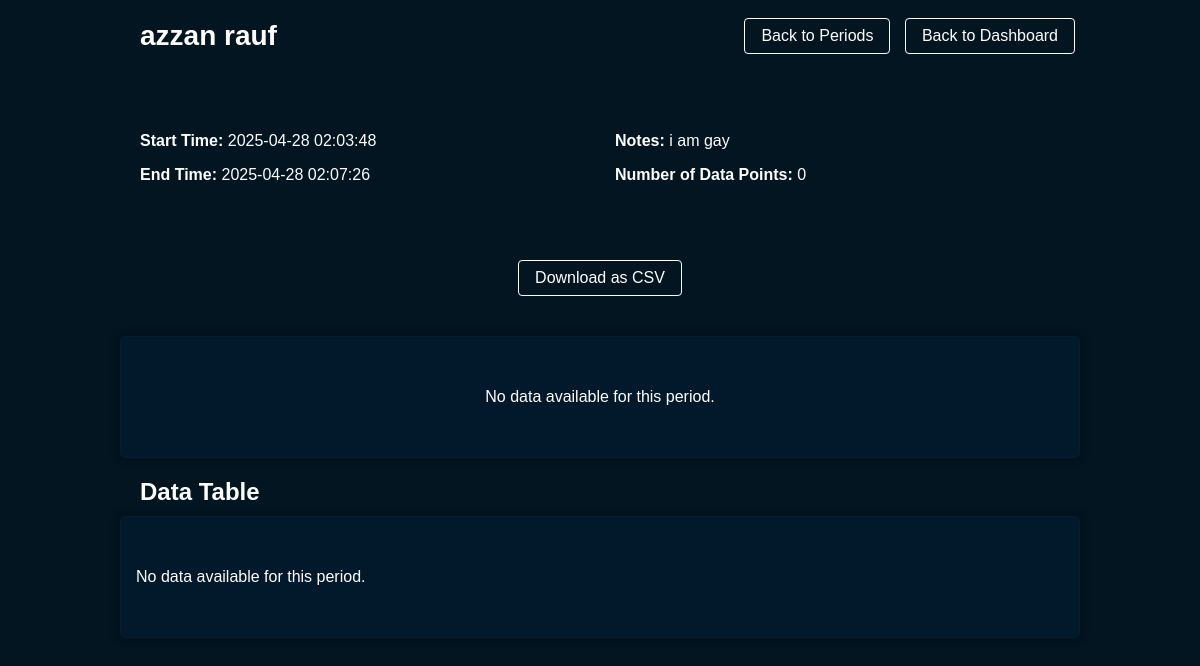
Page /period/6 on the committed database.
### tables this page shows
CREATE TABLE data_periods (
            id INTEGER PRIMARY KEY AUTOINCREMENT,
            name TEXT,
            start_time TEXT,
            end_time TEXT,
            notes TEXT
        );

### app.py (the view)
@app.route('/period/<int:period_id>')
def view_period(period_id):
    try:
        period_info = get_period_info(period_id)
        if not period_info:
            return "Period not found", 404
        data = get_period_data(period_id)
        has_gps_data = any(item.get('Lat') and item.get('Lon') for item in data)
        return render_template('period_data.html',
                              period=period_info,
                              data=data,
                              has_gps_data=has_gps_data)
    except Exception as e:
        print(f"Error viewing period: {str(e)}")
        print(traceback.format_exc())
        return f"Error: {str(e)}", 500

### app.py (called while the page is built)
def get_db():
    db = getattr(g, '_database', None)
    if db is None:
        db = g._database = sqlite3.connect(DATABASE)
        db.row_factory = sqlite3.Row
    return db

@app.teardown_appcontext
def close_connection(exception):
    db = getattr(g, '_database', None)
    if db is not None:
        db.close()

def dict_factory(cursor, row):
    d = {}
    for idx, col in enumerate(cursor.description):
        d[col[0]] = row[idx]
    return d

def get_period_data(period_id):
    db = get_db()
    db.row_factory = dict_factory
    cursor = db.cursor()
    cursor.execute('SELECT * FROM sensor_data WHERE period_id = ? ORDER BY id ASC', (period_id,))
    return cursor.fetchall()

def get_period_info(period_id):
    db = get_db()
    db.row_factory = dict_factory
    cursor = db.cursor()
    cursor.execute('SELECT * FROM data_periods WHERE id = ?', (period_id,))
    return cursor.fetchone()

### templates/period_data.html (shortened to what this page needs)
<!DOCTYPE html>
<html lang="en">
<head>
    <link rel="stylesheet" href="https://unpkg.com/leaflet@1.9.4/dist/leaflet.css"
 />
    <link rel="stylesheet" href="/static/styles.css">
</head>
<body>
    <div class="container">
        <header class="mb-4">
            <div class="d-flex justify-content-between align-items-center">
                <h1>{{ period.name }}</h1>
                <div>
                    <a href="/periods" class="btn-outline me-2">Back to Periods</a>
                    <a href="/" class="btn-outline">Back to Dashboard</a>
                </div>
            </div>
        </header>
        <div class="period-info" style="padding: 20px;">
            <div class="row">
                <div class="col-md-6">
                    <p><strong>Start Time:</strong> {{ period.start_time }}</p>
                    {% if period.end_time %}
                        <p><strong>End Time:</strong> {{ period.end_time }}</p>
                    {% else %}
                        <p><strong>Status:</strong> <span class="badge bg-primary">Active</span></p>
                    {% endif %}
                </div>
                <div class="col-md-6">
                    {% if period.notes %}
                        <p><strong>Notes:</strong> {{ period.notes }}</p>
                    {% endif %}
                    <p><strong>Number of Data Points:</strong> {{ data|length }}</p>
                </div>
            </div>
        </div>
        <div class="controls">
            <a href="/period/{{ period.id }}/download?format=csv" class="btn-outline">
                Download as CSV
            </a>
        </div>
        <div id="no-data-message" style="display: none;" class="panel full-width">
            <p style="text-align: center; padding: 20px;">No data available for this period.</p>
        </div>
        <h2 style="margin: 20px 0 10px 20px;">Data Table</h2>
        <div class="panel full-width">
            <div class="table-container">
            </div>
        </div>
    </div>
</body>
</html>

### static/styles.css (style rules this page uses)
body { margin: 0; font-family: 'Segoe UI', Tahoma, Geneva, Verdana, sans-serif; background-color: #052847; color: white; }
h1 { text-align: center; padding: 20px; margin: 0; font-size: 28px; color: white; }
.panel { background-color: #09385c; border-radius: 12px; padding: 15px; box-shadow: 0 0 10px rgba(0, 0, 0, 0.4); }
.panel.full-width { grid-column: 1 / -1; }
.controls { display: flex; justify-content: center; margin-top: -10px; margin-bottom: 10px; }

### templates/period_data.html (style rules this page uses)
* { box-sizing: border-box; }
body { font-family: Arial, sans-serif; background-color: #031521; color: #fff; }
.panel { background-color: #02182b; border: 1px solid #041e30; border-radius: 5px; padding: 15px; }
.container { max-width: 1000px; margin: 0 auto; padding: 0 20px; }
.mb-4 { margin-bottom: 1.5rem; }
.d-flex { display: flex; }
.justify-content-between { justify-content: space-between; }
.align-items-center { align-items: center; }
.me-2 { margin-right: 0.5rem; }
.row { display: flex; flex-wrap: wrap; margin: 0 -15px; }
.col-md-6 { flex: 0 0 50%; padding: 0 15px; box-sizing: border-box; }
.btn-outline { background-color: transparent; color: white; border: 1px solid white; padding: 8px 16px; border-radius: 4px; cursor: pointer; text-decoration: none; display: inline-block; margin: 0 5px; }
.table-container { overflow-x: auto; margin: 20px 0; }
.controls { margin: 40px 0; text-align: left; padding: 0 20px; }

### rows in the picture
data_periods: name "azzan rauf", start_time "2025-04-28 02:03:48", end_time "2025-04-28 02:07:26", notes "i am gay"

### other values in the picture
{{ data|length }} "0"
